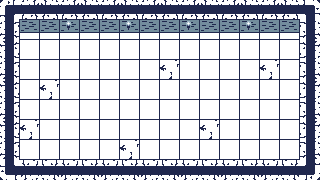

This is a level from a 2D game, rendered from its Tiled map with the project's own tilesets. A one-line summary and the complete map file follow:
An orthogonal 16x9 tile map with 20x20 px tiles, 2 tile layers (Collision, Mapa).

<map version="1.10" tiledversion="1.11.2" orientation="orthogonal" renderorder="right-down" width="16" height="9" tilewidth="20" tileheight="20" infinite="0" nextlayerid="3" nextobjectid="1">
 <tileset firstgid="1" name="monogameTutorialSprites" tilewidth="20" tileheight="20" tilecount="36" columns="6">
  <image source="monogameTutorialSprites.png" width="128" height="128" />
 </tileset>
 <layer id="2" name="Collision" width="16" height="9">
  <data encoding="csv">
9,9,9,9,9,9,9,9,9,9,9,9,9,9,9,9,
9,0,0,0,0,0,0,0,0,0,0,0,0,0,0,9,
9,0,0,0,0,0,0,0,0,0,0,0,0,0,0,9,
9,0,0,0,0,0,0,0,0,0,0,0,0,0,0,9,
9,0,0,0,0,0,0,0,0,0,0,0,0,0,0,9,
9,0,0,0,0,0,0,0,0,0,0,0,0,0,0,9,
9,0,0,0,0,0,0,0,0,0,0,0,0,0,0,9,
9,0,0,0,0,0,0,0,0,0,0,0,0,0,0,9,
9,9,9,9,9,9,9,9,9,9,9,9,9,9,9,9
</data>
 </layer>
 <layer id="1" name="Mapa" width="16" height="9">
  <data encoding="csv">
13,14,15,14,15,14,15,14,15,14,15,14,15,14,15,16,
19,20,20,21,20,20,21,20,20,21,20,20,21,20,20,22,
25,26,26,26,26,26,26,26,26,26,26,26,26,26,26,28,
19,26,26,26,26,26,26,26,27,26,26,26,26,27,26,22,
25,26,27,26,26,26,26,26,26,26,26,26,26,26,26,28,
19,26,26,26,26,26,26,26,26,26,26,26,26,26,26,22,
25,27,26,26,26,26,26,26,26,26,27,26,26,26,26,28,
19,26,26,26,26,26,27,26,26,26,26,26,26,26,26,22,
31,32,33,32,33,32,33,32,33,32,33,32,33,32,33,34
</data>
 </layer>
</map>
